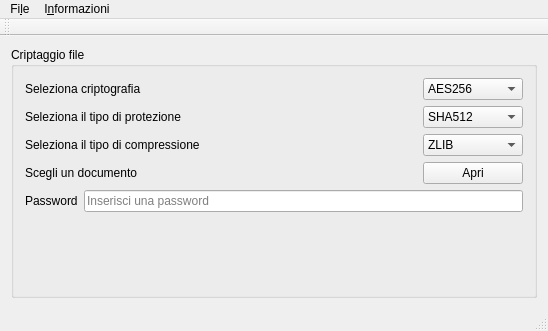
<?xml version="1.0" encoding="UTF-8"?>
<ui version="4.0">
 <class>MainWindow</class>
 <widget class="QMainWindow" name="MainWindow">
  <property name="geometry">
   <rect>
    <x>0</x>
    <y>0</y>
    <width>548</width>
    <height>331</height>
   </rect>
  </property>
  <property name="windowTitle">
   <string>MainWindow</string>
  </property>
  <widget class="QWidget" name="centralWidget">
   <layout class="QGridLayout" name="gridLayout">
    <item row="1" column="0">
     <widget class="QGroupBox" name="groupBox">
      <property name="title">
       <string>Criptaggio file</string>
      </property>
      <layout class="QGridLayout" name="gridLayout_7">
       <item row="1" column="0">
        <layout class="QGridLayout" name="gridLayout_4">
         <item row="0" column="0">
          <widget class="QLabel" name="label_3">
           <property name="text">
            <string>Seleziona il tipo di protezione</string>
           </property>
          </widget>
         </item>
         <item row="0" column="1">
          <widget class="QComboBox" name="comboBoxProtection">
           <property name="maximumSize">
            <size>
             <width>100</width>
             <height>16777215</height>
            </size>
           </property>
           <item>
            <property name="text">
             <string>SHA512</string>
            </property>
           </item>
           <item>
            <property name="text">
             <string>SHA1</string>
            </property>
           </item>
           <item>
            <property name="text">
             <string>SHA256</string>
            </property>
           </item>
           <item>
            <property name="text">
             <string>SHA384</string>
            </property>
           </item>
           <item>
            <property name="text">
             <string>SHA224</string>
            </property>
           </item>
           <item>
            <property name="text">
             <string>RIPEMD160</string>
            </property>
           </item>
           <item>
            <property name="text">
             <string>MD5</string>
            </property>
           </item>
          </widget>
         </item>
        </layout>
       </item>
       <item row="5" column="0">
        <layout class="QGridLayout" name="gridLayout_5">
         <item row="0" column="0">
          <widget class="QLabel" name="label_4">
           <property name="text">
            <string>Password</string>
           </property>
          </widget>
         </item>
         <item row="0" column="1">
          <widget class="QLineEdit" name="password">
           <property name="readOnly">
            <bool>false</bool>
           </property>
           <property name="placeholderText">
            <string>Inserisci una password</string>
           </property>
          </widget>
         </item>
        </layout>
       </item>
       <item row="7" column="0">
        <spacer name="verticalSpacer">
         <property name="orientation">
          <enum>Qt::Vertical</enum>
         </property>
         <property name="sizeHint" stdset="0">
          <size>
           <width>20</width>
           <height>6</height>
          </size>
         </property>
        </spacer>
       </item>
       <item row="0" column="0">
        <layout class="QGridLayout" name="gridLayout_3">
         <item row="0" column="0">
          <widget class="QLabel" name="label_2">
           <property name="text">
            <string>Seleziona criptografia</string>
           </property>
          </widget>
         </item>
         <item row="0" column="1">
          <widget class="QComboBox" name="comboBoxCompression">
           <property name="maximumSize">
            <size>
             <width>100</width>
             <height>16777215</height>
            </size>
           </property>
           <item>
            <property name="text">
             <string>AES256</string>
            </property>
           </item>
           <item>
            <property name="text">
             <string>3DES</string>
            </property>
           </item>
           <item>
            <property name="text">
             <string>CAST5</string>
            </property>
           </item>
           <item>
            <property name="text">
             <string>BLOWISH</string>
            </property>
           </item>
           <item>
            <property name="text">
             <string>AES</string>
            </property>
           </item>
           <item>
            <property name="text">
             <string>AES192</string>
            </property>
           </item>
           <item>
            <property name="text">
             <string>TWOFISH</string>
            </property>
           </item>
          </widget>
         </item>
        </layout>
       </item>
       <item row="2" column="0">
        <layout class="QGridLayout" name="gridLayout_6">
         <item row="0" column="0">
          <widget class="QLabel" name="label_5">
           <property name="text">
            <string>Seleziona il tipo di compressione</string>
           </property>
          </widget>
         </item>
         <item row="0" column="1">
          <widget class="QComboBox" name="compressione">
           <property name="maximumSize">
            <size>
             <width>100</width>
             <height>16777215</height>
            </size>
           </property>
           <item>
            <property name="text">
             <string>ZLIB</string>
            </property>
           </item>
           <item>
            <property name="text">
             <string>ZIP</string>
            </property>
           </item>
           <item>
            <property name="text">
             <string>BZIP2</string>
            </property>
           </item>
          </widget>
         </item>
        </layout>
       </item>
       <item row="3" column="0">
        <layout class="QGridLayout" name="gridLayout_2">
         <item row="0" column="0">
          <widget class="QLabel" name="label">
           <property name="text">
            <string>Scegli un documento</string>
           </property>
          </widget>
         </item>
         <item row="0" column="1">
          <widget class="QPushButton" name="apri">
           <property name="maximumSize">
            <size>
             <width>100</width>
             <height>27</height>
            </size>
           </property>
           <property name="text">
            <string>Apri</string>
           </property>
           <property name="icon">
            <iconset resource="images.qrc">
             <normaloff>:/images/document-edit.png</normaloff>:/images/document-edit.png</iconset>
           </property>
          </widget>
         </item>
        </layout>
       </item>
       <item row="6" column="0">
        <widget class="QLabel" name="label_word">
         <property name="text">
          <string/>
         </property>
        </widget>
       </item>
      </layout>
     </widget>
    </item>
   </layout>
  </widget>
  <widget class="QMenuBar" name="menuBar">
   <property name="geometry">
    <rect>
     <x>0</x>
     <y>0</y>
     <width>548</width>
     <height>29</height>
    </rect>
   </property>
   <widget class="QMenu" name="menuFile">
    <property name="title">
     <string>Fi&amp;le</string>
    </property>
    <addaction name="actionEsci"/>
   </widget>
   <widget class="QMenu" name="menuInformazioni">
    <property name="title">
     <string>I&amp;nformazioni</string>
    </property>
    <addaction name="actionAbout"/>
   </widget>
   <addaction name="menuFile"/>
   <addaction name="menuInformazioni"/>
  </widget>
  <widget class="QToolBar" name="mainToolBar">
   <attribute name="toolBarArea">
    <enum>TopToolBarArea</enum>
   </attribute>
   <attribute name="toolBarBreak">
    <bool>false</bool>
   </attribute>
  </widget>
  <widget class="QStatusBar" name="statusBar"/>
  <action name="actionEsci">
   <property name="icon">
    <iconset resource="images.qrc">
     <normaloff>:/images/application-exit.png</normaloff>:/images/application-exit.png</iconset>
   </property>
   <property name="text">
    <string>&amp;Esci</string>
   </property>
  </action>
  <action name="actionAbout">
   <property name="icon">
    <iconset resource="images.qrc">
     <normaloff>:/images/svn_status.png</normaloff>:/images/svn_status.png</iconset>
   </property>
   <property name="text">
    <string>&amp;About</string>
   </property>
  </action>
 </widget>
 <layoutdefault spacing="6" margin="11"/>
 <tabstops>
  <tabstop>password</tabstop>
  <tabstop>comboBoxCompression</tabstop>
  <tabstop>comboBoxProtection</tabstop>
  <tabstop>compressione</tabstop>
  <tabstop>apri</tabstop>
 </tabstops>
 <resources>
  <include location="images.qrc"/>
 </resources>
 <connections/>
</ui>
